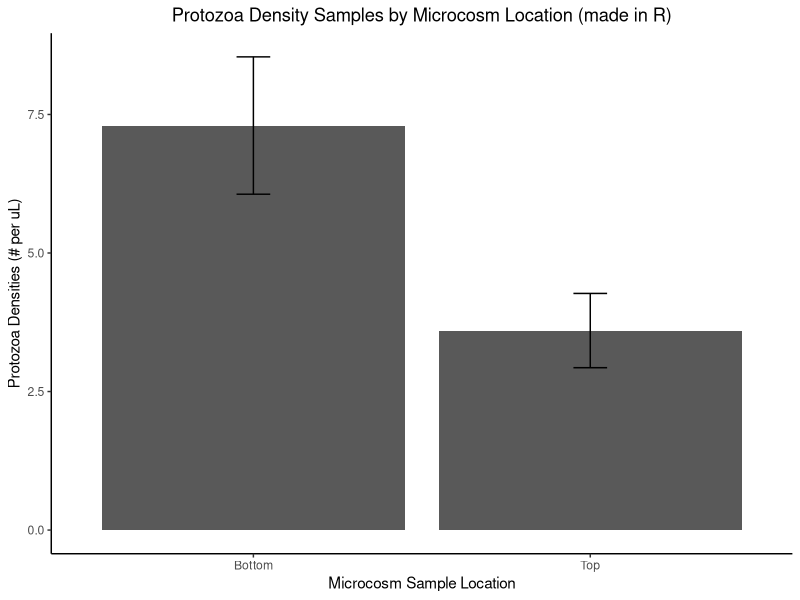

Write the R code that produced this figure. (Note: this script raises an error after producing the figure.)
# Problem Set 1

# Question 4: create a graph showing means and se identical to a graph in excel
library(tidyverse)
mydata<-read_csv("Data/ProblemSet1.csv")
View(mydata)

mydata<-mydata%>%
  pivot_longer(cols=c('Top','Bottom'), names_to="Location",values_to="Density") %>%
  arrange(Location)

# statistics

myMean <- mydata %>%
  group_by(Location) %>%
  summarize(meanDensity=mean(Density, na.rm=TRUE), se=sd(Density, na.rm=TRUE)/sqrt(length(na.omit(Density))))

mySD<-mydata%>%
  group_by(Location) %>%
  summarise(SD=sd(Density))

myVar<-mydata%>%
  group_by(Location)%>%
  summarise(Variance=var(Density))
# alternate method for variance
myVar2<-mySD%>%
  group_by(Location)%>%
  mutate(Var=(SD^2))

# 95% confidence intervals
# 95% CI = mean +/- sd*1.96
myConfidence<-mydata%>%
  group_by(Location)%>%
  summarise(meanDensity=mean(Density,na.rm=T),StDev=sd(Density,na.rm=T))%>%
  mutate(posCI=meanDensity+StDev*1.96, negCI=meanDensity-StDev*1.96)

# graphing

ggplot(myMean, aes(x=Location, y=meanDensity)) + 
  theme(panel.grid.major = element_blank(), panel.grid.minor = element_blank(),
        panel.background = element_blank(), axis.line = element_line(colour = "black"),
        plot.title = element_text(hjust = 0.5))+
  geom_bar(stat="identity", position="dodge", size=0.6) + #determines the bar width
  geom_errorbar(aes(ymax=meanDensity+se, ymin=meanDensity-se), stat="identity", position=position_dodge(width=0.9), width=0.1) + #adds error bars
  labs(x="Microcosm Sample Location", y="Protozoa Densities (# per uL)", title="Protozoa Density Samples by Microcosm Location (made in R)") + #labels the x and y axes
  scale_fill_manual(values=c("Bottom"="blue","Top"="blue")) + #fill colors for the bars
  ggsave("Output/PS1.png")
